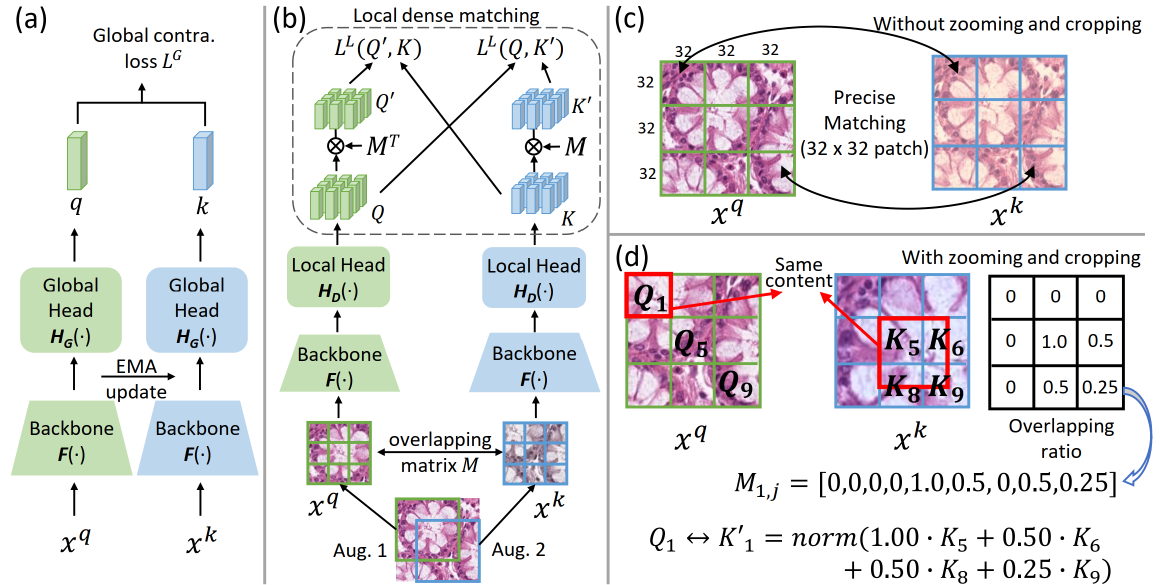
#> input picture imgs/overview.png, 2320 x 1170 px, found by its file name (shown at 1/2 size); its folder holds only this picture in this run
$ python -i resize_org_img.py   (imports and definitions only)
#> lines starting #> are read from the running program, lines starting #| are printed output that depends on the picture
import os
from PIL import Image
import cv2
from joblib import Parallel, delayed
from tqdm import tqdm

src_dir = r"/gpfs/scratch/jingwezhang/data/Xray/NIH/original/images"
dst_dir = r"/dev/shm/jzhang/NIH"

scale_percent = 25

postfix = ''
# postfix = '_org'
in_extension = '.png'
out_extension = '.png'

ignore_if_exist = False

n_jobs = 20


def resize_img(file_name):
#> called with file_name = '../imgs/overview.png'
    if ignore_if_exist and os.path.isfile(os.path.join(dst_dir, file_name)):
        return
    img = cv2.imread(os.path.join(src_dir, file_name), cv2.IMREAD_UNCHANGED)
#> img is the input picture: shape (1170, 2320, 4); mean B, G, R, A 227.9, 226, 227.8, 255
    if len(img.shape) > 2:
        if img.shape[-1] == 3:
            img = cv2.cvtColor(img, cv2.COLOR_BGR2GRAY)
        elif img.shape[-1] == 4:
            img = cv2.cvtColor(img, cv2.COLOR_BGRA2GRAY)
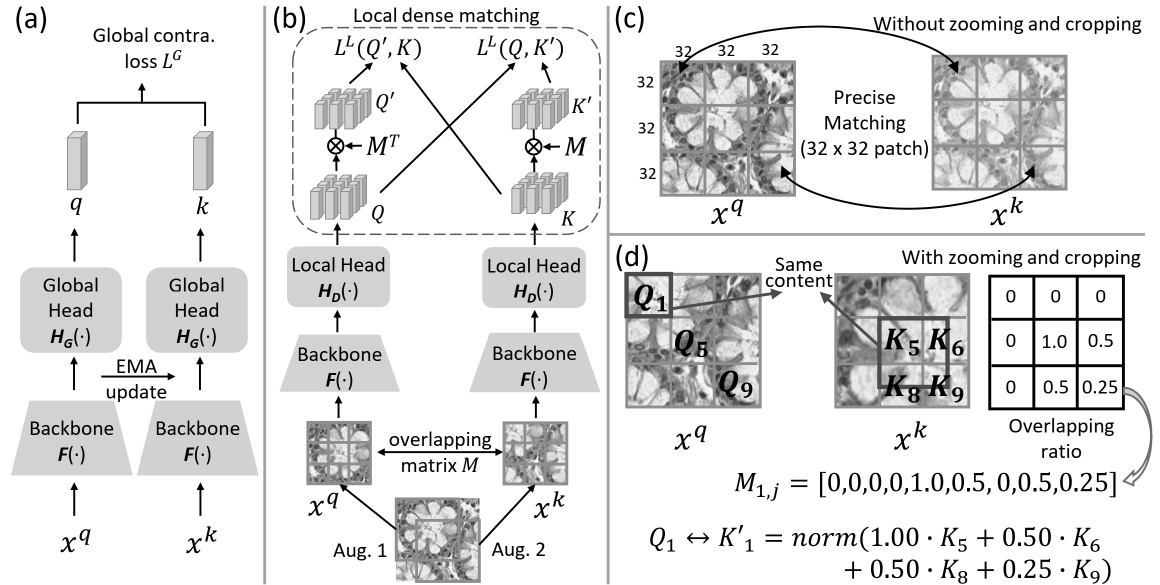
#> img: shape (1170, 2320) (shown at 1/2 size); min 0, max 255, mean 226.7
        else:
            raise NotImplementedError

    width = int(img.shape[1] * scale_percent / 100)
#> width = 580
    height = int(img.shape[0] * scale_percent / 100)
#> height = 292
    dim = (width, height)
#> dim = (580, 292)
    s_img = cv2.resize(img, dim, interpolation=cv2.INTER_AREA)
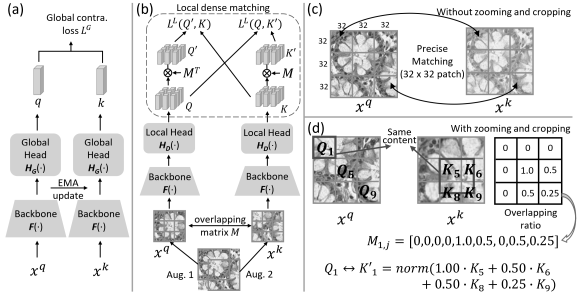
#> s_img: shape (292, 580); min 0, max 255, mean 226.7

    assert len(s_img.shape) == 2

    save_file_name = file_name[:-len(in_extension)] + out_extension
    cv2.imwrite(os.path.join(dst_dir, save_file_name), s_img)
    # print(s_img.shape)


def get_shape(file_name):
    img = cv2.imread(os.path.join(src_dir, file_name), cv2.IMREAD_UNCHANGED)
    if len(img.shape) > 2:
        print(file_name)
        return True
    return False


def main():
    img_fns = [f for f in os.listdir(src_dir) if f.lower().endswith(postfix+in_extension)]
    print("Converting totally %d images." % len(img_fns))
    os.makedirs(dst_dir, exist_ok=True)
    Parallel(n_jobs=n_jobs, backend='loky')(delayed(resize_img)(img_fn) for img_fn in tqdm(img_fns))
    # for img_fn in img_fns:
    #     # resize_img(img_fn)
    #     get_shape((img_fn))


# [3 lines not run here, left out]

>>> result = resize_img('../imgs/overview.png')
